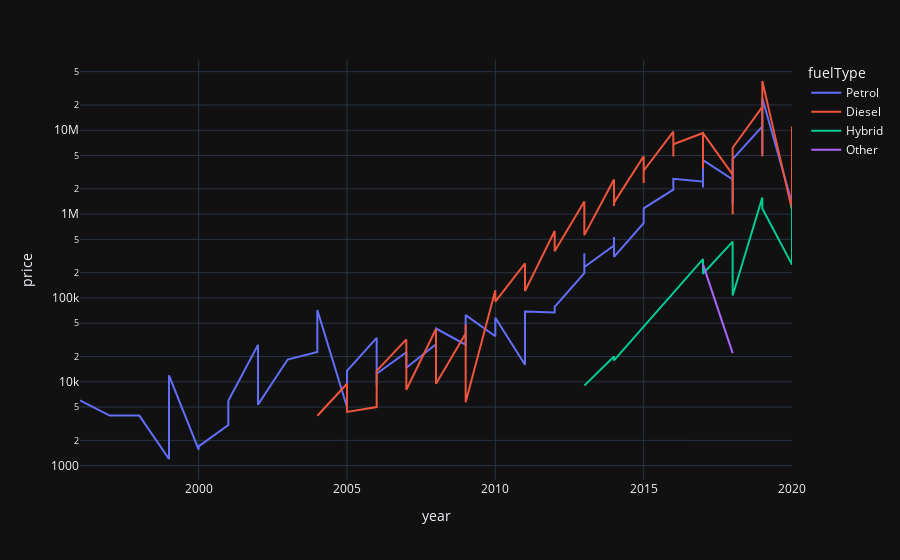

The cell this chart's notebook holds for it:
### Code cell
px.line(selling,x='year',y="price",color="fuelType",log_y=True,template="plotly_dark")

### Figure 1 — Plotly figure (JSON) as saved in the notebook; plotly's stock layout.template omitted (floating-point values rounded to 4 significant figures)
{"data": [{"hovertemplate": "fuelType=Petrol<br>year=%{x}<br>price=%{y}<extra></extra>", "legendgroup": "Petrol", "line": {"color": "#636efa", "dash": "solid"}, "marker": {"symbol": "circle"}, "mode": "lines", "name": "Petrol", "orientation": "v", "showlegend": true, "type": "scatter", "x": [1996, 1997, 1998, 1999, 1999, 2000, 2000, 2001, 2001, 2002, 2002, 2003, 2004, 2004, 2005, 2005, 2006, 2006, 2006, 2007, 2007, 2008, 2008, 2009, 2009, 2010, 2010, 2011, 2011, 2012, 2012, 2013, 2013, 2013, 2014, 2014, 2014, 2015, 2015, 2015, 2016, 2016, 2016, 2017, 2017, 2017, 2018, 2018, 2018, 2019, 2019, 2019, 2020, 2020, 2020], "xaxis": "x", "y": [5995, 3950, 3950, 1200, 11940, 1550, 1699, 3050, 5950, 27579, 5340, 18445, 22695, 71923, 4995, 13498, 33479, 9085, 12495, 22540, 14670, 28005, 43189, 27688, 62450, 34993, 58120, 15980, 68924, 67035, 78403, 197539, 341172, 233783, 422674, 533691, 309353, 781087, 977642, 1171265, 1960647, 2239111, 2634278, 2444377, 2081150, 4395471, 2586494, 1301401, 4526351, 11143861, 5200714, 24028175, 1354522, 737278, 8787816], "yaxis": "y"}, {"hovertemplate": "fuelType=Diesel<br>year=%{x}<br>price=%{y}<extra></extra>", "legendgroup": "Diesel", "line": {"color": "#EF553B", "dash": "solid"}, "marker": {"symbol": "circle"}, "mode": "lines", "name": "Diesel", "orientation": "v", "showlegend": true, "type": "scatter", "x": [2004, 2005, 2005, 2006, 2006, 2007, 2007, 2008, 2008, 2008, 2009, 2009, 2009, 2010, 2010, 2011, 2011, 2012, 2012, 2013, 2013, 2013, 2014, 2014, 2014, 2015, 2015, 2015, 2016, 2016, 2016, 2017, 2017, 2017, 2018, 2018, 2018, 2019, 2019, 2019, 2020, 2020, 2020], "xaxis": "x", "y": [3940, 9473, 4375, 4995, 13484, 32033, 8045, 42692, 20140, 9495, 37570, 48190, 5695, 123309, 90684, 258455, 120695, 628895, 360176, 1411324, 1128599, 561427, 2584149, 1248472, 1369820, 4906739, 2354258, 3288460, 9619065, 4876093, 6809079, 9267937, 3524448, 9235590, 2960135, 999162, 6185620, 18976269, 4866815, 38696233, 1123582, 883807, 11116091], "yaxis": "y"}, {"hovertemplate": "fuelType=Hybrid<br>year=%{x}<br>price=%{y}<extra></extra>", "legendgroup": "Hybrid", "line": {"color": "#00cc96", "dash": "solid"}, "marker": {"symbol": "circle"}, "mode": "lines", "name": "Hybrid", "orientation": "v", "showlegend": true, "type": "scatter", "x": [2013, 2014, 2014, 2017, 2017, 2018, 2018, 2019, 2019, 2020, 2020], "xaxis": "x", "y": [8999, 19995, 17999, 291112, 194675, 470286, 106991, 1575322, 1170450, 249863, 1306073], "yaxis": "y"}, {"hovertemplate": "fuelType=Other<br>year=%{x}<br>price=%{y}<extra></extra>", "legendgroup": "Other", "line": {"color": "#ab63fa", "dash": "solid"}, "marker": {"symbol": "circle"}, "mode": "lines", "name": "Other", "orientation": "v", "showlegend": true, "type": "scatter", "x": [2017, 2018], "xaxis": "x", "y": [251644, 21940], "yaxis": "y"}], "layout": {"legend": {"title": {"text": "fuelType"}, "tracegroupgap": 0}, "margin": {"t": 60}, "xaxis": {"anchor": "y", "domain": [0, 1], "title": {"text": "year"}}, "yaxis": {"anchor": "x", "domain": [0, 1], "title": {"text": "price"}, "type": "log"}}}
